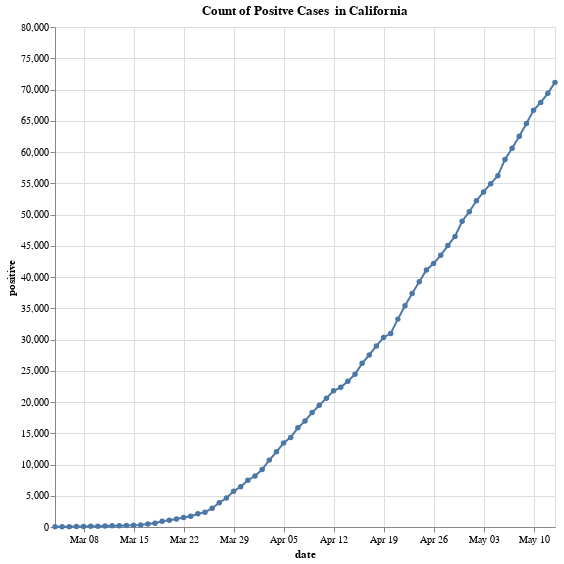

The cell this chart's notebook holds for it:
### Code cell
#@title
alt.Chart(ca_data).mark_line(point=True).encode(
    x='date:T',
    y='positive:Q'
).properties(
    title = " Count of Positve Cases  in California",
    width = 500,
     height = 500
)
